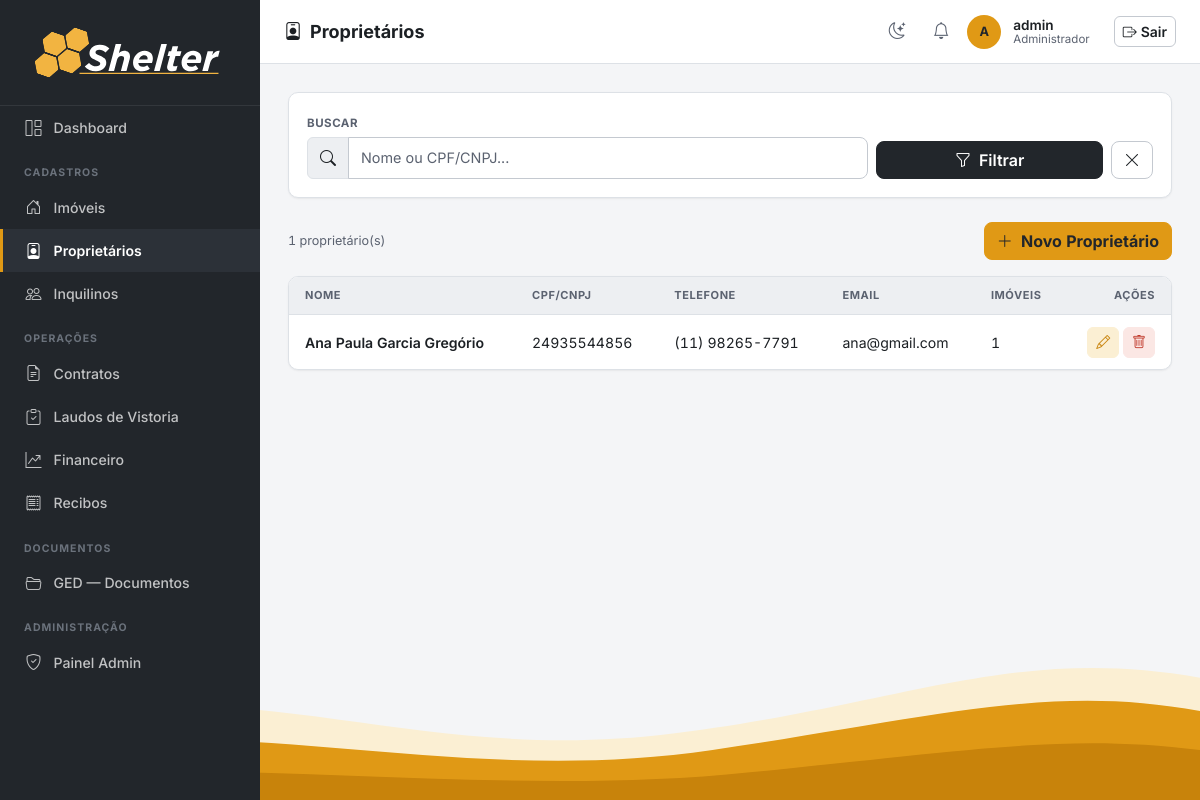
/proprietarios/ (signed in), run on an earlier commit of the app's database.
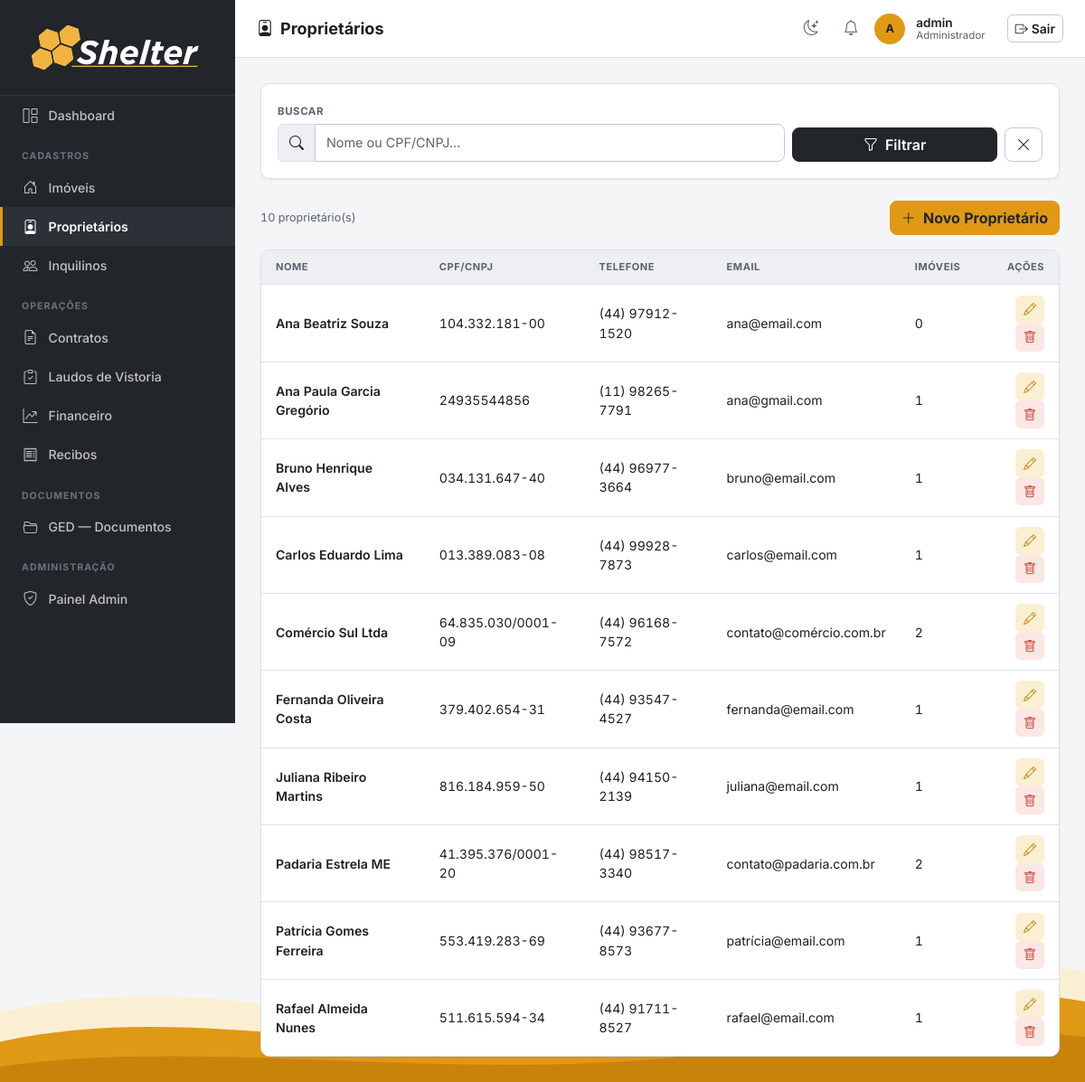
And on a later commit of the database.
### imoveis/models.py (models this page shows, shortened)
class Proprietario(models.Model):
    nome = models.CharField(max_length=200)
    cpf_cnpj = models.CharField(max_length=20, unique=True, validators=[validate_cpf_cnpj],
                                verbose_name='CPF/CNPJ')
    email = models.EmailField(blank=True)
    telefone = models.CharField(max_length=20, blank=True, validators=[validate_telefone])
    criado_em = models.DateTimeField(auto_now_add=True)
    class Meta:
        verbose_name = 'Proprietário'
        verbose_name_plural = 'Proprietários'
        ordering = ['nome']

### imoveis/views.py (the view)
# urls.py: path('proprietarios/', views.proprietario_list, name='proprietario_list'),
@login_required
def proprietario_list(request):
    q = request.GET.get('q', '')
    qs = Proprietario.objects.all()
    if q:
        qs = qs.filter(Q(nome__icontains=q) | Q(cpf_cnpj__icontains=q))
    return render(request, 'proprietarios/proprietario_list.html', {'proprietarios': qs, 'q': q})

### imoveis/context_processors.py (called while the page is built)
def notificacoes_usuario(request):
    user = getattr(request, 'user', None)
    if user is None or not user.is_authenticated:
        return {}
    ultimas = user.notificacoes.all()[:LIMITE_NOTIFICACOES_TOPBAR]
    return {'ultimas_notificacoes_usuario': ultimas}

### templates/proprietarios/proprietario_list.html (shortened to what this page needs)
{% extends 'base.html' %}
{% block page_title %}<i class="bi bi-person-badge me-2"></i>Proprietários{% endblock %}
{% block nav_proprietarios %}active{% endblock %}
{% block content %}
<div class="section-card mb-4">
  <div class="section-card-body">
    <form method="get" class="row g-2 align-items-end">
      <div class="col-12 col-md-8">
        <label class="form-label">Buscar</label>
        <div class="input-group">
          <span class="input-group-text"><i class="bi bi-search"></i></span>
          <input type="text" name="q" value="{{ q }}" class="form-control" placeholder="Nome ou CPF/CNPJ...">
        </div>
      </div>
      <div class="col-12 col-md-4 d-flex gap-2">
        <button type="submit" class="btn btn-graphite flex-fill"><i class="bi bi-funnel me-1"></i> Filtrar</button>
        <a href="{% url 'proprietario_list' %}" class="btn btn-outline-secondary"><i class="bi bi-x-lg"></i></a>
      </div>
    </form>
  </div>
</div>
<div class="d-flex justify-content-between align-items-center mb-3">
  <span class="text-muted small">{{ proprietarios.count }} proprietário(s)</span>
  <a href="{% url 'proprietario_create' %}" class="btn btn-primary">
    <i class="bi bi-plus-lg me-1"></i> Novo Proprietário
  </a>
</div>
<div class="section-card">
  <div class="table-responsive">
    <table class="table mb-0" data-sortable-table>
      <thead>
        <tr><th data-sort="text">Nome</th><th data-sort="text">CPF/CNPJ</th><th data-sort="text">Telefone</th><th data-sort="text">Email</th><th>Imóveis</th><th class="text-end">Ações</th></tr>
      </thead>
      <tbody>
        {% for p in proprietarios %}
        <tr>
          <td class="fw-semibold">{{ p.nome }}</td>
          <td>{{ p.cpf_cnpj }}</td>
          <td>{{ p.telefone|default:"—" }}</td>
          <td>{{ p.email|default:"—" }}</td>
          <td>{{ p.imoveis.count }}</td>
          <td class="text-end">
            <a href="{% url 'proprietario_edit' p.pk %}" class="btn btn-sm btn-outline-primary"><i class="bi bi-pencil"></i></a>
            <button class="btn btn-sm btn-outline-danger" data-bs-toggle="modal" data-bs-target="#del{{ p.pk }}"><i class="bi bi-trash"></i></button>
          </td>
        </tr>
        {% empty %}
        <tr>
          <td colspan="6" class="border-0">
            <div class="empty-state"><i class="bi bi-inbox"></i>Nenhum proprietário cadastrado.</div>
          </td>
        </tr>
        {% endfor %}
      </tbody>
    </table>
  </div>
</div>
{% endblock %}

### templates/base.html (shortened to what the changed rows need)
{% load static %}
{% load imoveis_tags %}
<!DOCTYPE html>
<html lang="pt-BR">
<head>
  <link rel="stylesheet" href="https://cdn.jsdelivr.net/npm/bootstrap@5.3.3/dist/css/bootstrap.min.css">
  <link rel="stylesheet" href="https://cdn.jsdelivr.net/npm/bootstrap-icons@1.11.3/font/bootstrap-icons.min.css">
  <link rel="stylesheet" href="https://cdn.jsdelivr.net/npm/flatpickr/dist/flatpickr.min.css">
  <link rel="stylesheet" href="{% static 'css/shelter.css' %}">
</head>
<body>
<main id="main-content">
  {% block content %}{% endblock %}
</main>
<div class="page-wave" aria-hidden="true">
</div>
</body>
</html>

What changed in the data, as far as the page shows it:
added Proprietario: nome "Ana Beatriz Souza", cpf_cnpj "104.332.181-00", telefone "(44) 97912-1520", email "ana@email.com", imoveis.count "0"
added Proprietario: nome "Bruno Henrique Alves", cpf_cnpj "034.131.647-40", telefone "(44) 96977-3664", email "bruno@email.com", imoveis.count "1"
added Proprietario: nome "Carlos Eduardo Lima", cpf_cnpj "013.389.083-08", telefone "(44) 99928-7873", email "carlos@email.com", imoveis.count "1"
added Proprietario: nome "Comércio Sul Ltda", cpf_cnpj "64.835.030/0001-09", telefone "(44) 96168-7572", email "contato@comércio.com.br", imoveis.count "2"
added Proprietario: nome "Fernanda Oliveira Costa", cpf_cnpj "379.402.654-31", telefone "(44) 93547-4527", email "fernanda@email.com", imoveis.count "1"
added Proprietario: nome "Juliana Ribeiro Martins", cpf_cnpj "816.184.959-50", telefone "(44) 94150-2139", email "juliana@email.com", imoveis.count "1"
added Proprietario: nome "Padaria Estrela ME", cpf_cnpj "41.395.376/0001-20", telefone "(44) 98517-3340", email "contato@padaria.com.br", imoveis.count "2"
added Proprietario: nome "Patrícia Gomes Ferreira", cpf_cnpj "553.419.283-69", telefone "(44) 93677-8573", email "patrícia@email.com", imoveis.count "1"
added Proprietario: nome "Rafael Almeida Nunes", cpf_cnpj "511.615.594-34", telefone "(44) 91711-8527", email "rafael@email.com", imoveis.count "1"
Also different on the page:
{{ proprietarios.count }}: "1" → "10"
